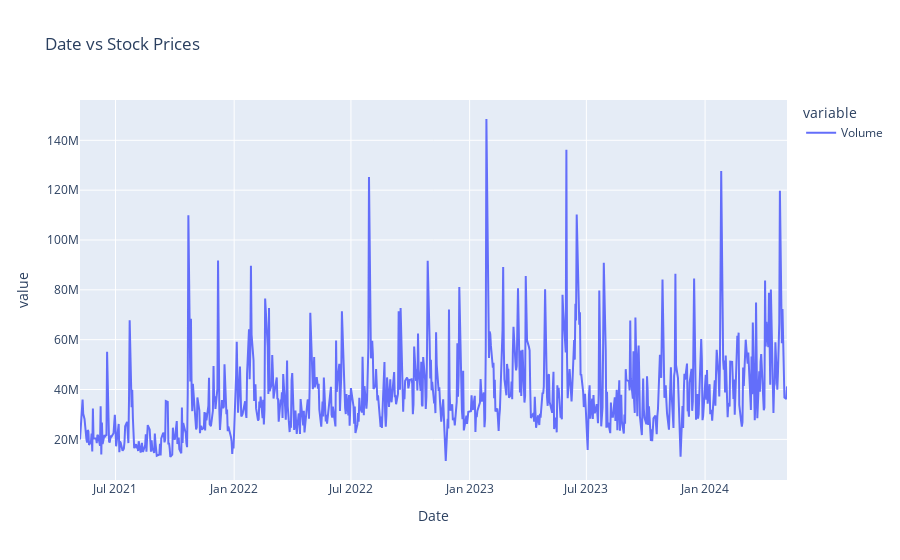

This figure's notebook cell:
### Markdown cell above
It is seen that Intel has had a rocky performance reaching a low of $24 in October 2022. Having a recovery in December 2023 but leading to another drop in stock price in April 2024.

### Code cell
fig = px.line(df_intc, y=['Volume'], title = 'Date vs Stock Prices')
fig.show()

### Figure 1 — Plotly figure (JSON) as saved in the notebook; plotly's stock layout.template omitted (floating-point values rounded to 4 significant figures; data arrays with more than 128 entries replaced by an {"elided": "..."} marker saying what was removed)
{"data": [{"hovertemplate": "variable=Volume<br>Date=%{x}<br>value=%{y}<extra></extra>", "legendgroup": "Volume", "line": {"color": "#636efa", "dash": "solid"}, "marker": {"symbol": "circle"}, "mode": "lines", "name": "Volume", "orientation": "v", "showlegend": true, "type": "scatter", "x": {"elided": "755 str values"}, "xaxis": "x", "y": {"elided": "755 int values"}, "yaxis": "y"}], "layout": {"legend": {"title": {"text": "variable"}, "tracegroupgap": 0}, "title": {"text": "Date vs Stock Prices"}, "xaxis": {"anchor": "y", "domain": [0, 1], "title": {"text": "Date"}}, "yaxis": {"anchor": "x", "domain": [0, 1], "title": {"text": "value"}}}}
